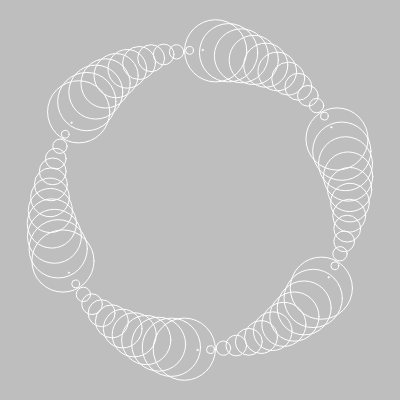
Frame 1 (no input)
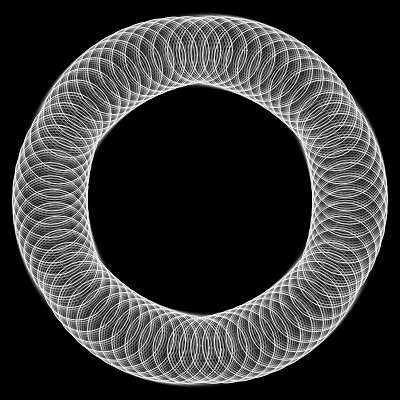
Frame 60 (no input)
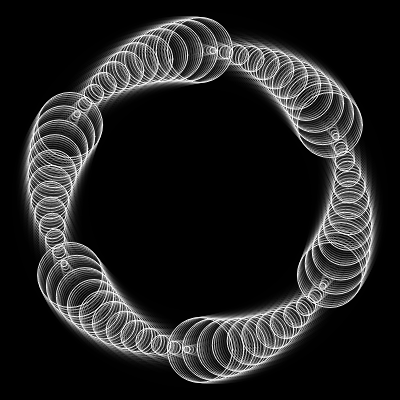
Frame 120 (the mouse pressed at the canvas centre since frame 60)

The p5.js sketch that drew these frames (run headless with seeded random() and noise() and a simulated clock; from frame 60 on, the mouse is pressed at the canvas centre):

// p5.js sketch
// ── sketch.js
let a = 0;m = 0
function setup() {  createCanvas(400, 400);  angleMode(DEGREES);}

function draw() {  background(0, 65);  stroke(255);  noFill();
translate(width / 2, height / 2); a += 1;
       
for (let g = 0; g < 12; g++) {
for (let i = 0; i < 360; i += 60) {
let nx = 150 * sin(g * 5 + i - a);
let ny = 150 * cos(g * 5 + i - a);
m=75*sin(g*5+frameCount)
circle(nx, ny, m);
}}}
